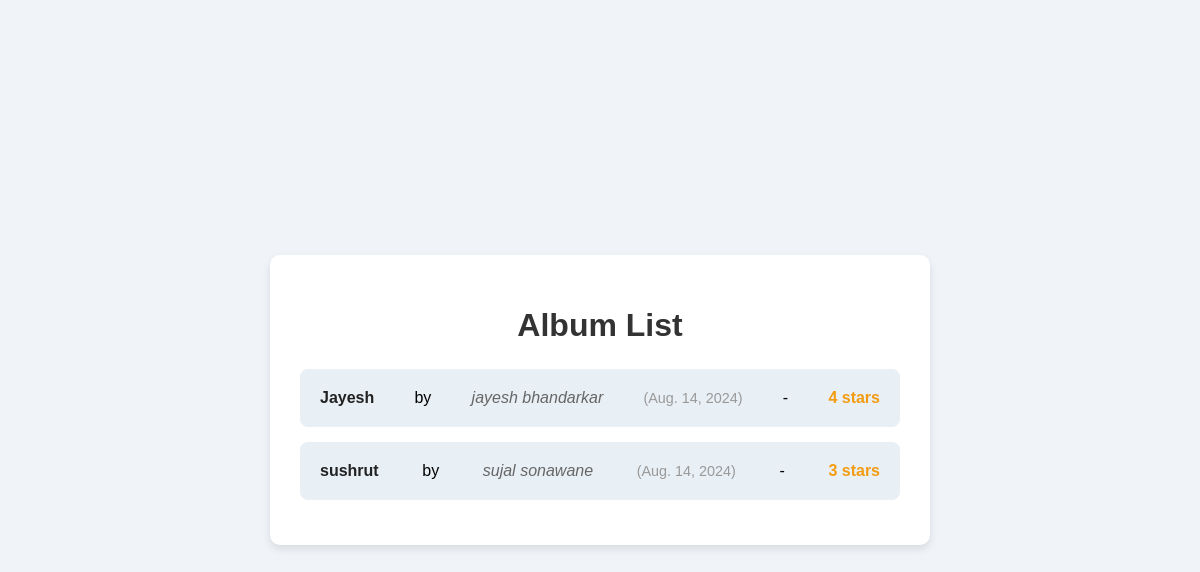
The app's page /album-list/ with its own data.
### Pro/models.py (models this page shows, shortened)
class Album(models.Model):
    artist = models.ForeignKey(Musician, on_delete=models.CASCADE)
    name = models.CharField(max_length=100)
    release_date = models.DateField()
    num_stars = models.IntegerField()

class Musician(models.Model):
    first_name = models.CharField(max_length=50)
    last_name = models.CharField(max_length=50)
    instrument = models.CharField(max_length=100)

### Pro/views.py (the view)
# urls.py: path('album-list/', views.album_list, name='album_list'),
def album_list(request):
    albums = Album.objects.all()
    return render(request, 'album_list.html', {'albums': albums})

### templates/album_list.html (shortened to what this page needs)
<!DOCTYPE html>
<html>
<head>
</head>
<body>
    <div class="content-wrapper">
        <h1>Album List</h1>
        <ul>
            {% for album in albums %}
            <li>
                <span class="album-name">{{ album.name }}</span> by
                <span class="artist-name">{{ album.artist.first_name }} {{ album.artist.last_name }}</span>
                <span class="release-date">({{ album.release_date }})</span> -
                <span class="num-stars">{{ album.num_stars }} stars</span>
            </li>
            {% endfor %}
        </ul>
    </div>
</body>
</html>

### templates/album_list.html (style rules this page uses)
body { font-family: 'Arial', sans-serif; background-color: #f0f4f8; margin: 0; padding: 0; display: flex; justify-content: center; align-items: center; min-height: 100vh; }
.content-wrapper { background-color: #ffffff; border-radius: 10px; padding: 30px; box-shadow: 0 4px 8px rgba(0, 0, 0, 0.1); max-width: 600px; width: 90%; }
h1 { text-align: center; color: #333; margin-bottom: 25px; font-size: 2rem; }
ul { list-style: none; padding: 0; margin: 0; }
li { background-color: #e8eff5; margin-bottom: 15px; padding: 20px; border-radius: 8px; display: flex; justify-content: space-between; align-items: center; transition: background-color 0.3s ease; }
li span { font-size: 1rem; color: #555; }
.album-name { font-weight: bold; color: #222; }
.artist-name { color: #666; font-style: italic; }
.release-date { color: #999; font-size: 0.9rem; }
.num-stars { font-weight: bold; color: #f39c12; }

### records on screen
Album: name "Jayesh", artist.first_name "jayesh", artist.last_name "bhandarkar", release_date "Aug. 14, 2024", num_stars "4"
Album: name "sushrut", artist.first_name "sujal", artist.last_name "sonawane", release_date "Aug. 14, 2024", num_stars "3"
